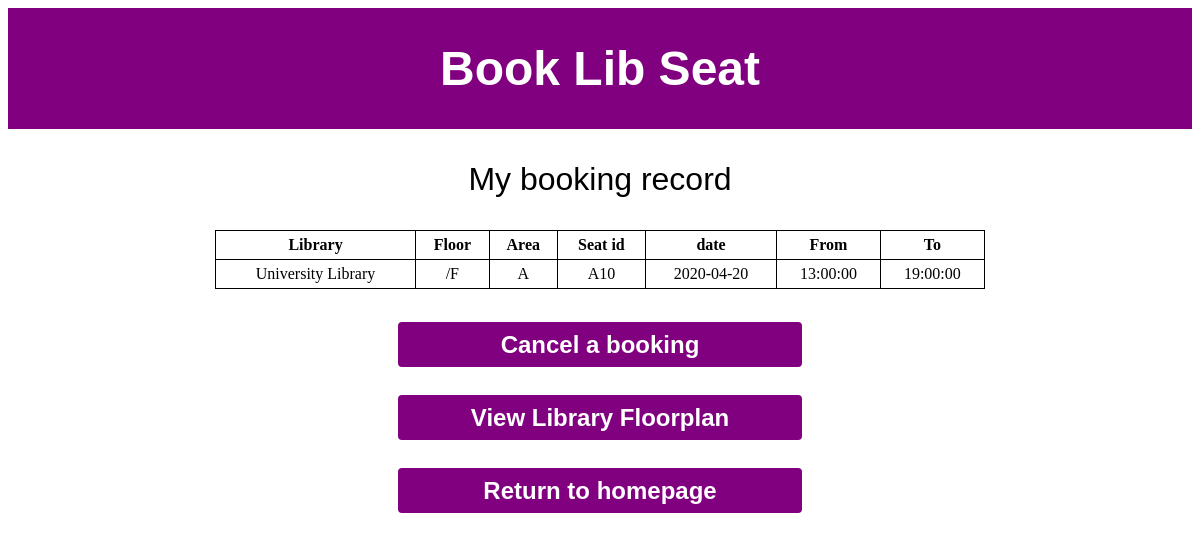
Page /viewbook.php (signed in) on the earlier database version.
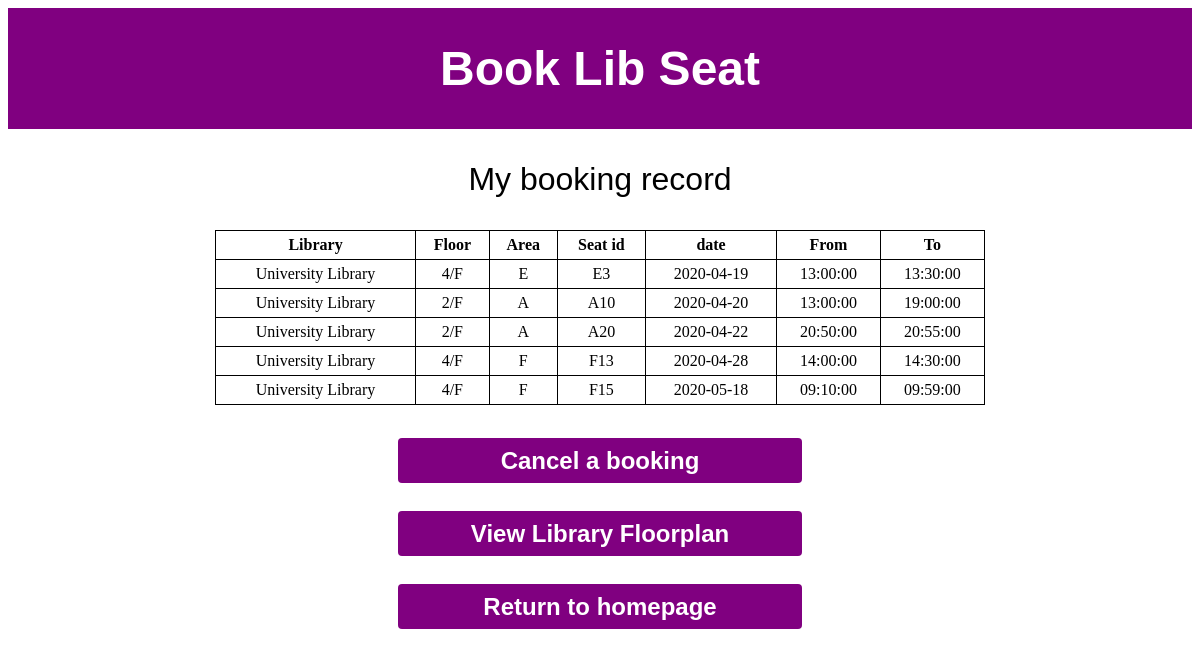
Same page on the later database version.
### tables this page shows
CREATE TABLE `bookrecord` (
  `bookid` int(11) NOT NULL,
  `sid` varchar(11) NOT NULL,
  `bookdate` date NOT NULL,
  `starttime` time NOT NULL,
  `endtime` time NOT NULL,
  `seatid` varchar(11) NOT NULL,
  `area` char(2) NOT NULL,
  `lib` varchar(11) NOT NULL
);

CREATE TABLE `areainfo` (
  `area` char(2) NOT NULL,
  `lib` char(50) NOT NULL,
  `seatnum` int(6) NOT NULL,
  `floor` varchar(6) NOT NULL
);

### viewbook.php (the view, shortened to what this page needs)
<?php
    require 'includes/bls.dbh.php';
?>
<!DOCTYPE html>
<html>
<head>
    <link rel="stylesheet" href="stylesheets/home.style.css">
</head>
<body>
    <header><h1 class="title">Book Lib Seat</h1></header>
    <p class="chooselib">
        My booking record
    </p>
    <?php
         $gsid = $_SESSION['sid'];
         $selsql = "SELECT bookdate, starttime, endtime, lib, area, seatid FROM bookrecord WHERE sid='".$gsid."' AND bookdate>=CURRENT_DATE() ORDER BY bookdate ASC";
         $result = mysqli_query($conn, $selsql);
         if(!mysqli_num_rows($result)) {
             echo "<p align='center'>You haven't booked any seat<br>";
         }
         else {
             echo '<table style="width:65%">
             <tr>
                 <th>Library</th>
                 <th>Floor</th>
                 <th>Area</th>
                 <th>Seat id</th>
                 <th>date</th>
                 <th>From</th>
                 <th>To</th>
             </tr>';
             while($row = mysqli_fetch_assoc($result)) {
                $getfloorsql = "SELECT `floor` FROM `areainfo` WHERE `area`='".$row['area']."' AND `lib`='".$row['lib']."'";
                $getfloorresult = mysqli_query($conn, $getfloorsql);
                $getfloorrow = mysqli_fetch_array($getfloorresult);
                 echo "<tr>";
                 $library=$row['lib'];
                 if($library=="ulib"){
                     echo "<td>University Library</td>";
                 }
                 echo "
                 <td>".$getfloorrow['floor']."/F</td>
                 <td>".$row['area']."</td>
                 <td>".$row['seatid']."</td>
                 <td>".$row['bookdate']."</td>
                 <td>".$row['starttime']."</td>
                 <td>".$row['endtime']."</td>
             </tr>";
             }
             echo "</table><br>";
         }
        echo '<form method="post">
                <button name="delbook">Cancel a booking</button>
                <button name="floorplan">View Library Floorplan</button>
                <button name="home">Return to homepage</button>
            </form>';
    ?>
</body>
</html>

Differences in the rows shown:
added bookrecord: lib "University Library", areainfo.floor "4", area "E", seatid "E3", bookdate "2020-04-19", starttime "13:00:00", endtime "13:30:00"
shown differently, row unchanged: bookrecord (number 2 of 5 on the later page): areainfo.floor (not shown) → "2"
added bookrecord: lib "University Library", areainfo.floor "2", area "A", seatid "A20", bookdate "2020-04-22", starttime "20:50:00", endtime "20:55:00"
added bookrecord: lib "University Library", areainfo.floor "4", area "F", seatid "F13", bookdate "2020-04-28", starttime "14:00:00", endtime "14:30:00"
added bookrecord: lib "University Library", areainfo.floor "4", area "F", seatid "F15", bookdate "2020-05-18", starttime "09:10:00", endtime "09:59:00"
